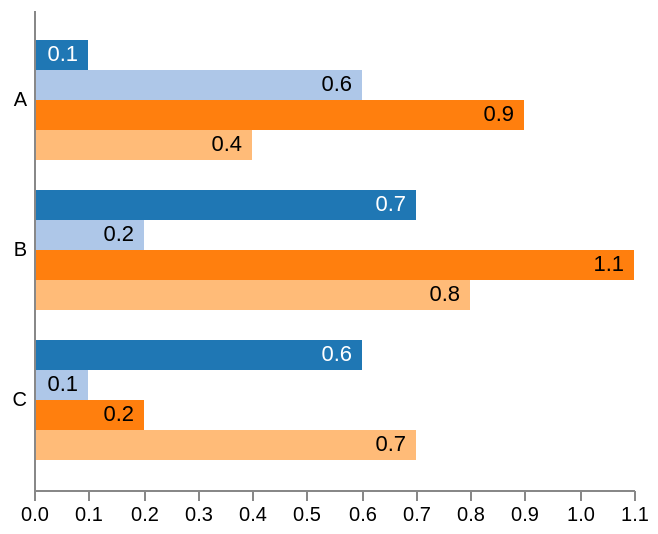

Describe this chart as a Vega-Lite specification.
### Vega specification from a JSON file in a GitHub repository (floating-point values rounded to 4 significant figures)
{"$schema": "https://vega.github.io/schema/vega/v6.json", "description": "A basic grouped bar chart example.", "width": 300, "height": 240, "padding": 5, "data": [{"name": "table", "values": [{"category": "A", "position": 0, "value": 0.1}, {"category": "A", "position": 1, "value": 0.6}, {"category": "A", "position": 2, "value": 0.9}, {"category": "A", "position": 3, "value": 0.4}, {"category": "B", "position": 0, "value": 0.7}, {"category": "B", "position": 1, "value": 0.2}, {"category": "B", "position": 2, "value": 1.1}, {"category": "B", "position": 3, "value": 0.8}, {"category": "C", "position": 0, "value": 0.6}, {"category": "C", "position": 1, "value": 0.1}, {"category": "C", "position": 2, "value": 0.2}, {"category": "C", "position": 3, "value": 0.7}]}], "scales": [{"name": "yscale", "type": "band", "domain": {"data": "table", "field": "category"}, "range": "height", "padding": 0.2}, {"name": "xscale", "type": "linear", "domain": {"data": "table", "field": "value"}, "range": "width", "round": true, "zero": true, "nice": true}, {"name": "color", "type": "ordinal", "domain": {"data": "table", "field": "position"}, "range": {"scheme": "category20"}}], "axes": [{"orient": "left", "scale": "yscale", "tickSize": 0, "labelPadding": 4, "zindex": 1}, {"orient": "bottom", "scale": "xscale"}], "marks": [{"type": "group", "from": {"facet": {"data": "table", "name": "facet", "groupby": "category"}}, "encode": {"enter": {"y": {"scale": "yscale", "field": "category"}}}, "signals": [{"name": "height", "update": "bandwidth('yscale')"}], "scales": [{"name": "pos", "type": "band", "range": "height", "domain": {"data": "facet", "field": "position"}}], "marks": [{"name": "bars", "from": {"data": "facet"}, "type": "rect", "encode": {"enter": {"y": {"scale": "pos", "field": "position"}, "height": {"scale": "pos", "band": 1}, "x": {"scale": "xscale", "field": "value"}, "x2": {"scale": "xscale", "value": 0}, "fill": {"scale": "color", "field": "position"}}}}, {"type": "text", "from": {"data": "bars"}, "encode": {"enter": {"x": {"field": "x2", "offset": -5}, "y": {"field": "y", "offset": {"field": "height", "mult": 0.5}}, "fill": [{"test": "contrast('white', datum.fill) > contrast('black', datum.fill)", "value": "white"}, {"value": "black"}], "align": {"value": "right"}, "baseline": {"value": "middle"}, "text": {"field": "datum.value"}}}}]}]}
